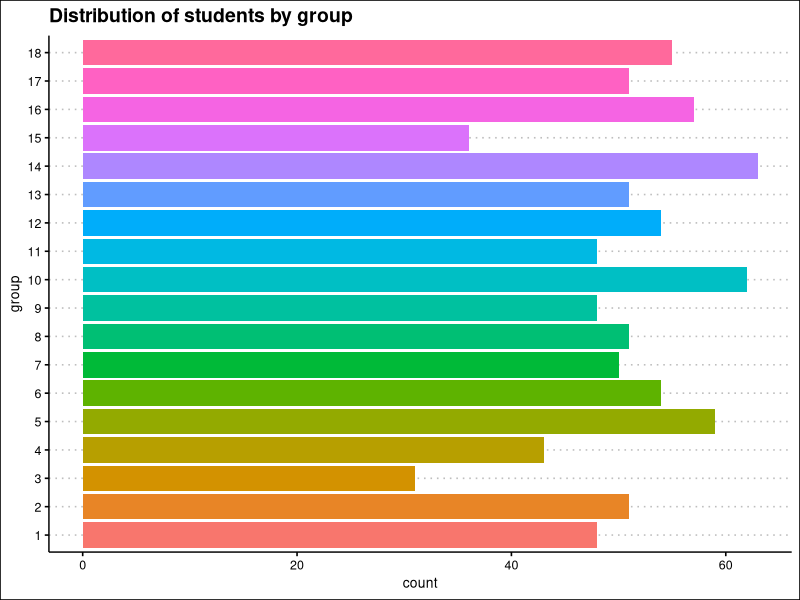
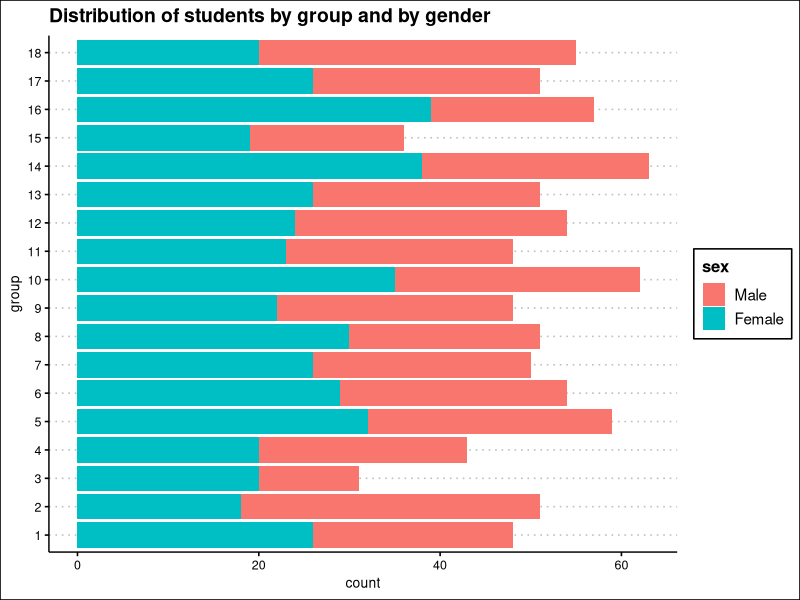
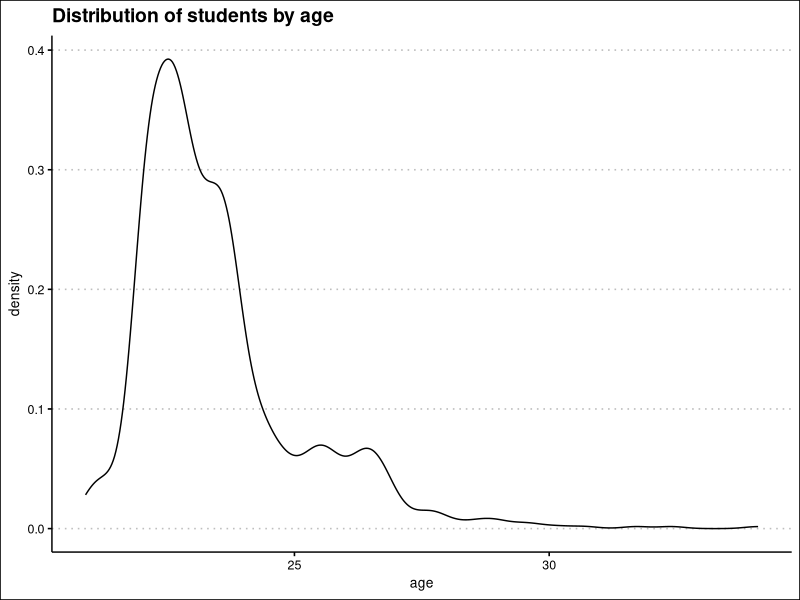

The R script that drew these images, in order:
## ---- chunk 1
#| label: data loading
#| message: false
#| warning: false
  
library(readr)
courses <- read_csv("Database/courses.csv")


## ---- chunk 2
#| label: data display

library(knitr)
kable(courses)

## ---- chunk 3
#| label: Question 3
#| message: false
#| warning: false

library(tidyverse)
students <- read_csv("Database/students.csv")
spec(students)

students <-
  students |>
  mutate(sex = factor(sex, 
                      levels = c("M", "F"),
                      labels = c("Male", "Female")),
         group = factor(group),
         id = as.integer(id))

## ---- chunk 4

grades <- read_delim("Database/grades.csv", 
    delim = ":", 
    na = "$")

## ---- chunk 5
library(ggplot2)
library(ggthemes)

ggplot(students, aes(y = group))+
  geom_bar(aes(fill = group))+
  theme_clean()+
  labs(
    title = "Distribution of students by group"
  )+
  theme(legend.position = "none")

## ---- chunk 6
ggplot(students, aes(y = group))+
  geom_bar(aes(fill = sex))+
  theme_clean()+
  labs(
    title = "Distribution of students by group and by gender"
  )
## ---- chunk 7
library(lubridate)

students <-
  students |> 
  mutate(age = round(time_length(today() - birth_date, unit = "year"), 1))

ggplot(students, aes(x=age))+
  geom_density()+
  theme_clean()+
  labs(
    title = "Distribution of students by age"
  )

## ---- chunk 8

age_median <-
  students |> 
  summarise(age_median = median(age), .by = group) |>
  mutate(age_median = as.integer(age_median)) |> 
  arrange(group)

knitr::kable(age_median)
